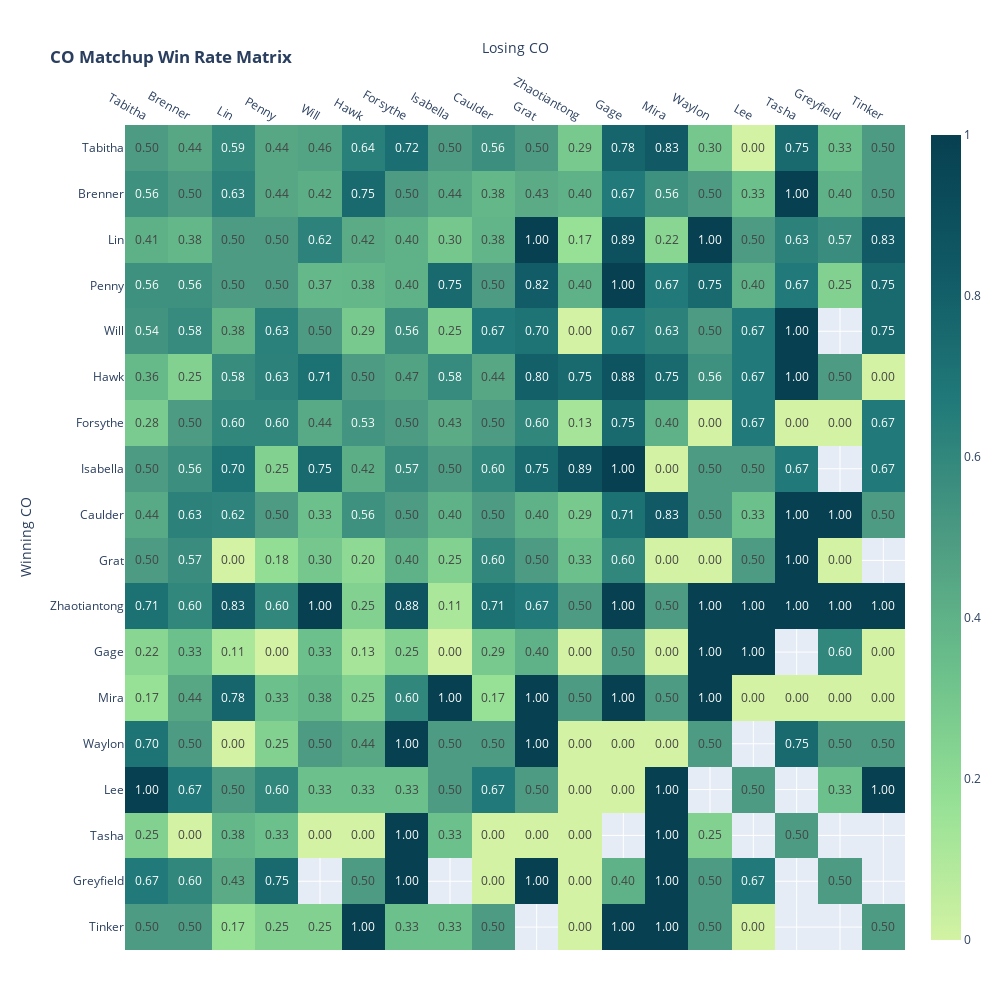

Notebook cell for this chart:
### Code cell
fig = go.Figure(
    go.Heatmap(
    z= co_matchup_matrix['matchupWinRate'].to_numpy(),
    x= co_matchup_matrix['matchupWinRate'].columns,
    y= co_matchup_matrix['matchupWinRate'].index,
    customdata= co_matchup_matrix['matchupTotal'].to_numpy(),
    colorscale= 'emrld',
    texttemplate= "%{z:.2f}",
    hovertemplate= (
        "matchupWinRate: %{z:.2f}<br>"
        "matchupTotal: %{customdata}"
        "<extra></extra>")
    )
)

fig.update_xaxes(
    title= "Losing CO",
    side= 'top',
)
fig.update_yaxes(
    title= "Winning CO",
    autorange= 'reversed',
)
fig.update_layout(
    title= ("<b>CO Matchup Win Rate Matrix</b>"),
    height= 1000,
    width= 1000,
    margin=dict(l=125, r=50, t=125, b=50),
)

fig.show()

### Figure 1 — Plotly figure (JSON) as saved in the notebook; plotly's stock layout.template omitted (floating-point values rounded to 4 significant figures; data arrays with more than 128 entries replaced by an {"elided": "..."} marker saying what was removed)
{"data": [{"colorscale": [[0, "rgb(211, 242, 163)"], [0.1667, "rgb(151, 225, 150)"], [0.3333, "rgb(108, 192, 139)"], [0.5, "rgb(76, 155, 130)"], [0.6667, "rgb(33, 122, 121)"], [0.8333, "rgb(16, 89, 101)"], [1, "rgb(7, 64, 80)"]], "customdata": {"elided": "18x18 int values"}, "hovertemplate": "matchupWinRate: %{z:.2f}<br>matchupTotal: %{customdata}<extra></extra>", "texttemplate": "%{z:.2f}", "type": "heatmap", "x": ["Tabitha", "Brenner", "Lin", "Penny", "Will", "Hawk", "Forsythe", "Isabella", "Caulder", "Grat", "Zhaotiantong", "Gage", "Mira", "Waylon", "Lee", "Tasha", "Greyfield", "Tinker"], "y": ["Tabitha", "Brenner", "Lin", "Penny", "Will", "Hawk", "Forsythe", "Isabella", "Caulder", "Grat", "Zhaotiantong", "Gage", "Mira", "Waylon", "Lee", "Tasha", "Greyfield", "Tinker"], "z": {"elided": "18x18 float values"}}], "layout": {"height": 1000, "margin": {"b": 50, "l": 125, "r": 50, "t": 125}, "title": {"text": "<b>CO Matchup Win Rate Matrix</b>"}, "width": 1000, "xaxis": {"side": "top", "title": {"text": "Losing CO"}}, "yaxis": {"autorange": "reversed", "title": {"text": "Winning CO"}}}}
